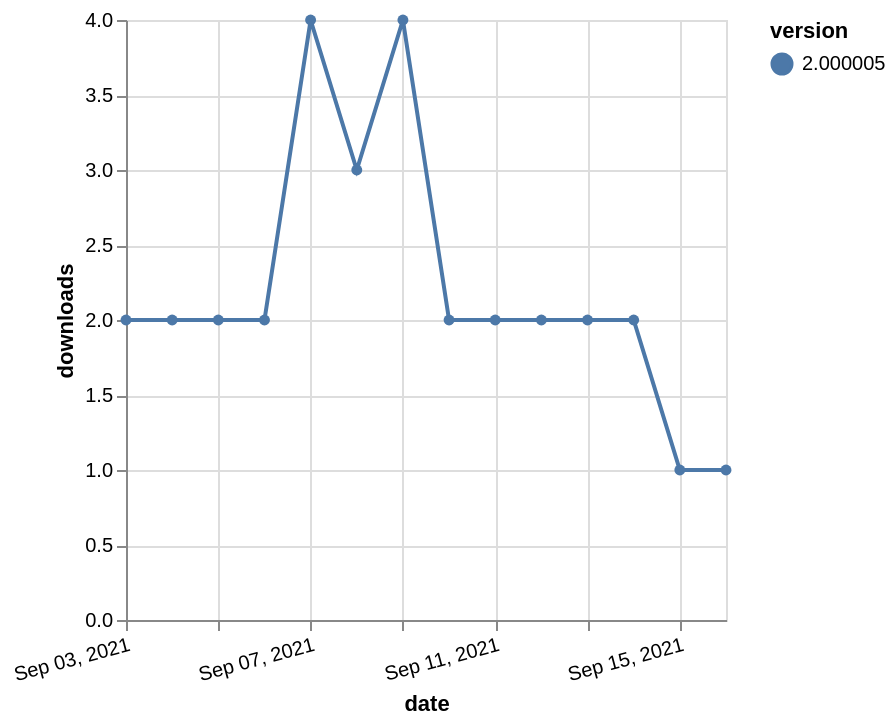

Write a Vega-Lite specification for this figure.
### Vega-Lite specification from a JSON file in a GitHub repository (floating-point values rounded to 4 significant figures)
{"$schema": "https://vega.github.io/schema/vega-lite/v5.json", "description": "A simple bar chart with embedded data.", "data": {"values": [{"date": "2021-09-03", "total": 2707, "delta": 2, "version": "2.000005"}, {"date": "2021-09-04", "total": 2709, "delta": 2, "version": "2.000005"}, {"date": "2021-09-05", "total": 2711, "delta": 2, "version": "2.000005"}, {"date": "2021-09-06", "total": 2713, "delta": 2, "version": "2.000005"}, {"date": "2021-09-07", "total": 2717, "delta": 4, "version": "2.000005"}, {"date": "2021-09-08", "total": 2720, "delta": 3, "version": "2.000005"}, {"date": "2021-09-09", "total": 2724, "delta": 4, "version": "2.000005"}, {"date": "2021-09-10", "total": 2726, "delta": 2, "version": "2.000005"}, {"date": "2021-09-11", "total": 2728, "delta": 2, "version": "2.000005"}, {"date": "2021-09-12", "total": 2730, "delta": 2, "version": "2.000005"}, {"date": "2021-09-13", "total": 2732, "delta": 2, "version": "2.000005"}, {"date": "2021-09-14", "total": 2734, "delta": 2, "version": "2.000005"}, {"date": "2021-09-15", "total": 2735, "delta": 1, "version": "2.000005"}, {"date": "2021-09-16", "total": 2736, "delta": 1, "version": "2.000005"}]}, "width": "container", "mark": {"type": "line", "point": {"filled": true}}, "encoding": {"x": {"field": "date", "type": "temporal", "timeUnit": "yearmonthdate", "title": "date", "axis": {"labelAngle": -15}}, "y": {"field": "delta", "type": "quantitative", "title": "downloads"}, "color": {"field": "version", "type": "nominal"}, "tooltip": {"field": "delta"}}}
